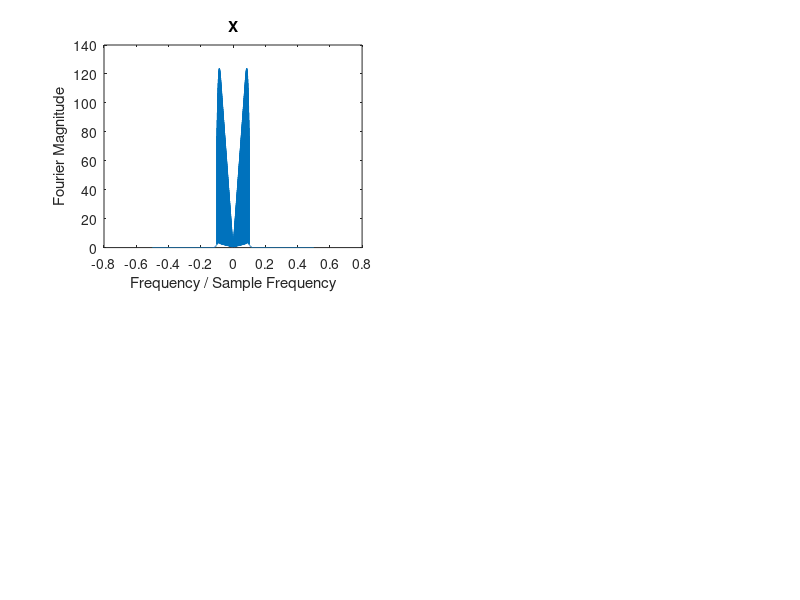

Here is the MATLAB script that generated this plot:
load proj2_wave1 
X = fft(x);
n = (length(X) - 1)/2;
f = (-n:n)/n/2;
figure
subplot(2,2,1);
plot(f,fftshift(abs(X)));
xlabel('Frequency / Sample Frequency');
ylabel('Fourier Magnitude');
title('X');
soundsc(x,8000)
